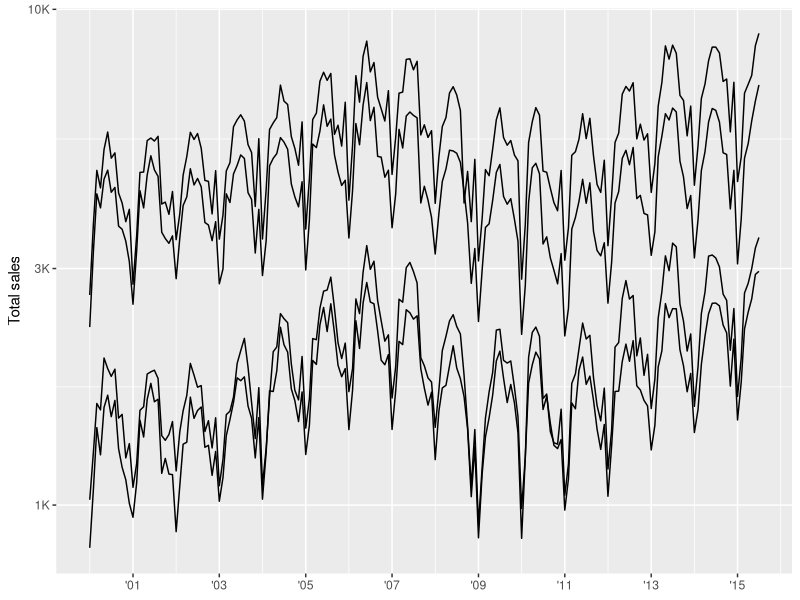
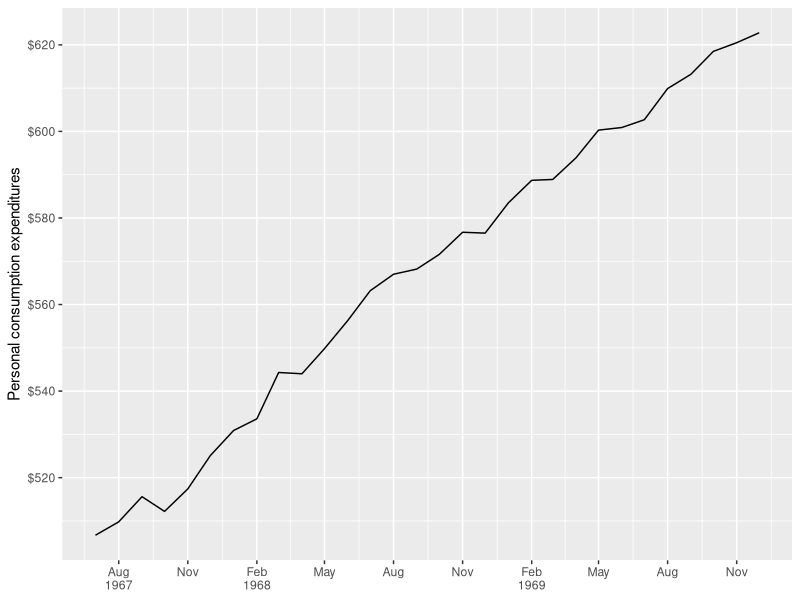
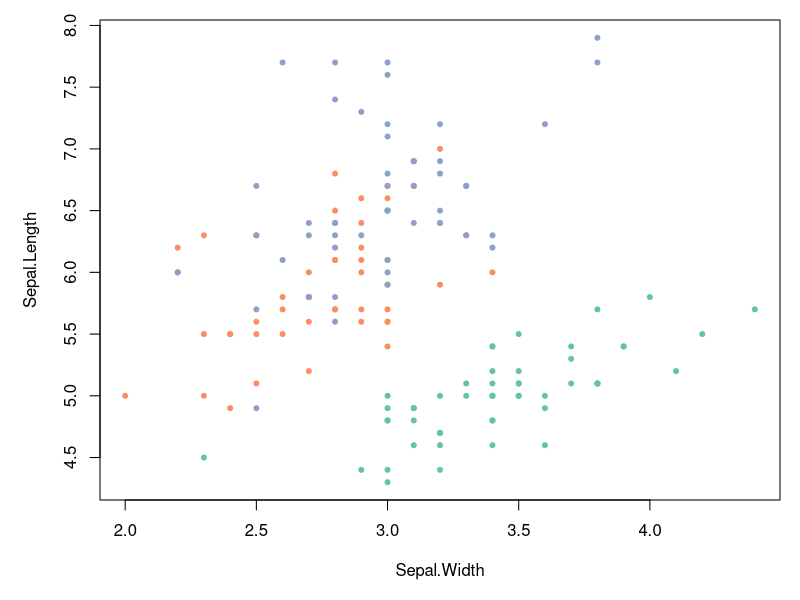
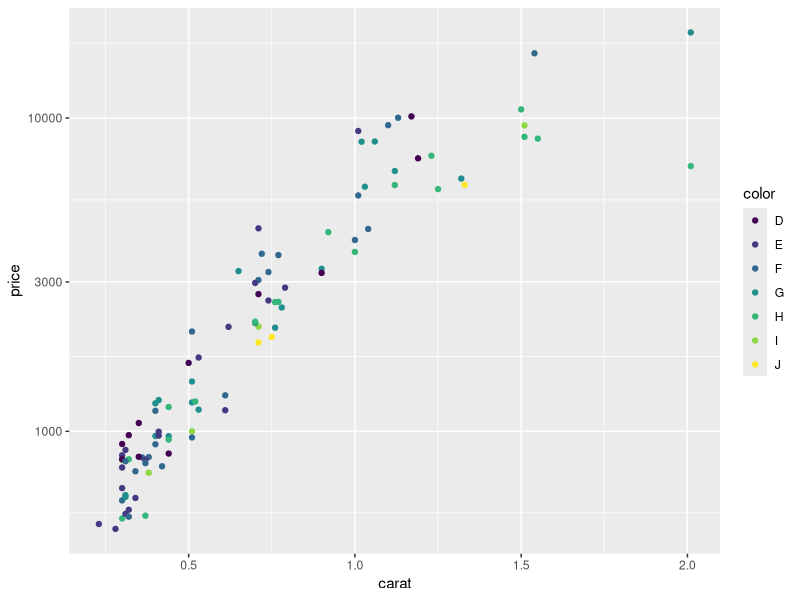

Write R code to recreate these figures, in order.
## ---- chunk 1
#| include: false
knitr::opts_chunk$set(
  collapse = TRUE,
  comment = "#>",
  fig.path = "man/figures/README-",
  fig.width = 5,
  fig.height = 3
)
## ---- chunk 2
#| label: labels
#| fig-alt: >
#|   A line plot created with ggplot2, showing property sales in Texas. The x scale
#|   uses `scales::break_width()` to place breaks every second year, and
#|   `scales::label_date()` to create a custom format for the labels. The y-scale
#|   uses `scales::label_number()` to reformat the labels with
#|   `scales::cut_short_scale()`.
library(ggplot2)
library(dplyr, warn.conflicts = FALSE)
library(lubridate, warn.conflicts = FALSE)

txhousing %>%
  mutate(date = make_date(year, month, 1)) %>%
  group_by(city) %>%
  filter(min(sales) > 5e2) %>%
  ggplot(aes(date, sales, group = city)) +
  geom_line(na.rm = TRUE) +
  scale_x_date(
    NULL,
    breaks = scales::breaks_width("2 years"),
    labels = scales::label_date("'%y")
  ) +
  scale_y_log10(
    "Total sales",
    labels = scales::label_number(scale_cut = scales::cut_short_scale())
  )
## ---- chunk 3
#| fig-alt: >
#|   A line plot created with ggplot2, showing personal expenses between 1967 and
#|   1970. The x axis uses `scales::break_width()` to put a break every 3 months
#|   and `scales::label_date_short()` to only show the year on the first occurring
#|   break of that year. The y axis uses `scales::breaks_extended()` to request
#|   8 breaks, though only 6 are ultimately provided, and
#|   `scales::label_dollar()` to format the label as a dollar value.
economics %>%
  filter(date < ymd("1970-01-01")) %>%
  ggplot(aes(date, pce)) +
  geom_line() +
  scale_x_date(NULL,
    breaks = scales::breaks_width("3 months"),
    labels = scales::label_date_short()
  ) +
  scale_y_continuous("Personal consumption expenditures",
    breaks = scales::breaks_extended(8),
    labels = scales::label_dollar()
  )
## ---- chunk 4
#| label: palettes
#| fig-alt: >
#|   A scatterplot created with base plot showing the relationship between
#|   sepal length and sepal width in the Iris dataset. The points are coloured
#|   according to species and the `scales::pal_brewer()` are used to provide the
#|   colours.
library(scales)
# pull a list of colours from any palette
pal_viridis()(4)

# use in combination with baseR `palette()` to set new defaults
palette(pal_brewer(palette = "Set2")(4))
par(mar = c(5, 5, 1, 1))
plot(Sepal.Length ~ Sepal.Width, data = iris, col = Species, pch = 20)
## ---- chunk 5
#| label: transforms
#| fig-alt: >
#|   A scatterplot created with ggplot2 showing the relationship between diamond
#|   price and its carat for a subset of the data in the diamonds dataset. The
#|   y scale uses a custom log transform created with `scales::new_transform()`.
# use new_transform to build a new transformation
transform_logp3 <- new_transform(
  name = "logp",
  transform = function(x) log(x + 3),
  inverse = function(x) exp(x) - 3,
  breaks = log_breaks()
)

set.seed(1234) # Ensures same sampling
dsamp <- sample_n(diamonds, 100)
ggplot(dsamp, aes(carat, price, colour = color)) +
  geom_point() +
  scale_y_continuous(trans = transform_logp3)
